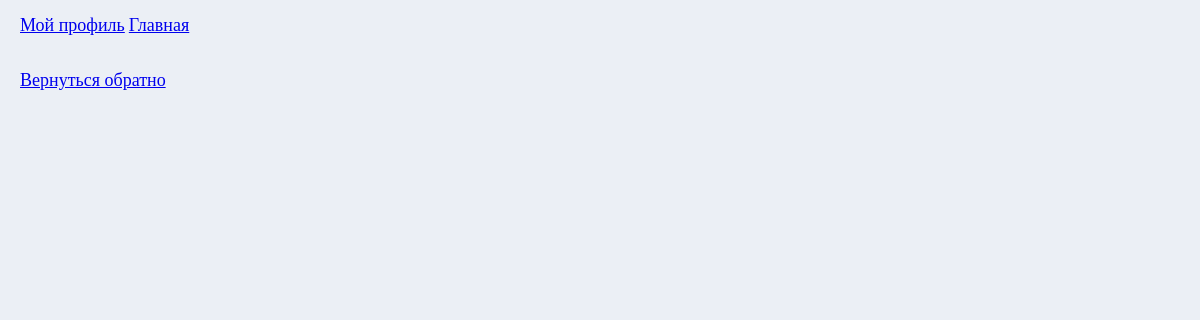
/profile/2/all_posts (signed in), run on an earlier commit of the app's database.
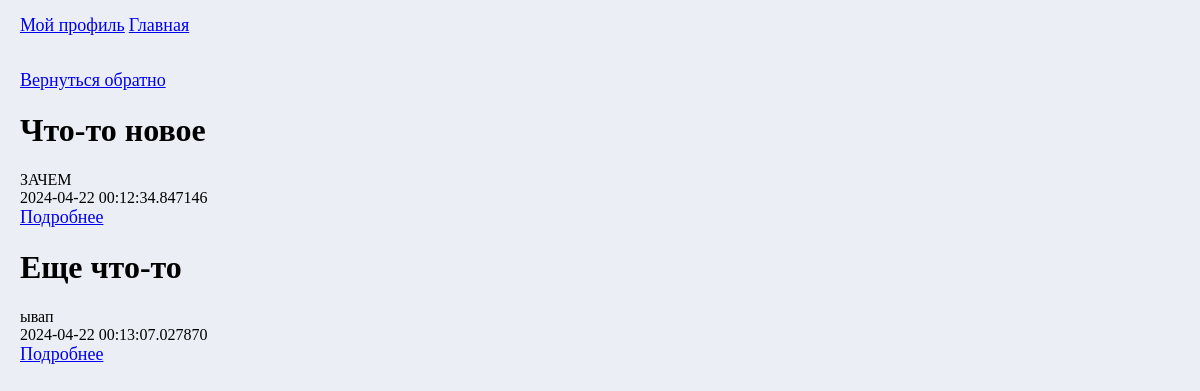
And on a later commit of the database.
### data/posts.py (models this page shows)
class Posts(SqlAlchemyBase):
    __tablename__ = 'posts'
    id = sqlalchemy.Column(sqlalchemy.Integer,
                           primary_key=True, autoincrement=True)
    title = sqlalchemy.Column(sqlalchemy.String, nullable=True)
    content = sqlalchemy.Column(sqlalchemy.String, nullable=True)
    created_date = sqlalchemy.Column(sqlalchemy.DateTime,
                                     default=datetime.datetime.now)
    user_id = sqlalchemy.Column(sqlalchemy.Integer,
                                sqlalchemy.ForeignKey("users.id"))
    user_link = sqlalchemy.Column(sqlalchemy.String)
    post_link = sqlalchemy.Column(sqlalchemy.String)
    likes = sqlalchemy.Column(sqlalchemy.Integer)
    user = orm.relationship('User')

### main.py (the view, shortened to what this page needs)
@app.route('/profile/<id_user>/<mode>', methods=['GET', 'POST'])
def page_of_user(id_user, mode):
    global img_ava
    current_user, userid, username = get_user_from_session()
    user = db_sess.query(User).filter(User.id == int(id_user)).first()
    post = db_sess.query(Posts).filter(Posts.user_id == int(id_user))
    song = db_sess.query(Song).filter(Song.user_id == int(id_user))
    event = db_sess.query(Events).filter(Events.date >= datetime.datetime(
        datetime.datetime.now().year, datetime.datetime.now().month, datetime.datetime.now().day,
        datetime.datetime.now().hour, datetime.datetime.now().minute)).filter(Events.id == int(id_user))
    try:
        taste = list(map(int, user.genres.split(';')))
    except Exception:
        taste = []
    if mode == 'head':
        return render_template('user.html', current_user=current_user, link_user=f'/profile/{userid}/head',
                               user=user, post=post, song=song, get_author=get_author, event=event)
    if mode == 'all_songs':
        return render_template('all_songs.html', current_user=current_user, song=song)
    if mode == 'all_events':
        return render_template('all_events.html', current_user=current_user, event=event)
    if mode == 'all_posts':
        return render_template('user_posts.html', current_user=current_user, post=post)

### data/user.py (called while the page is built)
    def check_password(self, password):
        return check_password_hash(self.hashed_password, password)

### main.py (called while the page is built)
def get_user_from_session():
    try:
        user = 0
        mail = session['email']
        passw = session['password']
        if mail is not None and passw is not None:
            user = db_sess.query(User).filter(User.email == str(mail)).first()
        if user and user.check_password(passw):
            login_user(user)
            current_user = user
            userid = current_user.id
            username = current_user.name
            return current_user, userid, username
    except Exception:
        return None, None, None
    return None, None, None

### templates/user_posts.html
{% extends 'base.html' %}
{% block content %}
<div  style="margin: 20px">
<a href="head">Вернуться обратно</a>
{% for elem in post %}
<div class="post">
    <h1>{{elem.title}}</h1>
    <div>{{elem.content}}</div>
    <div>{{elem.created_date}}</div>
    <a href={{elem.post_link}}>Подробнее</a>
</div>
{% endfor %}
</div>
{% endblock %}

What changed in the data, as far as the page shows it:
added Posts: title "Что-то новое", content "ЗАЧЕМ", created_date "2024-04-22 00:12:34.847146"
added Posts: title "Еще что-то", content "ывап", created_date "2024-04-22 00:13:07.027870"
